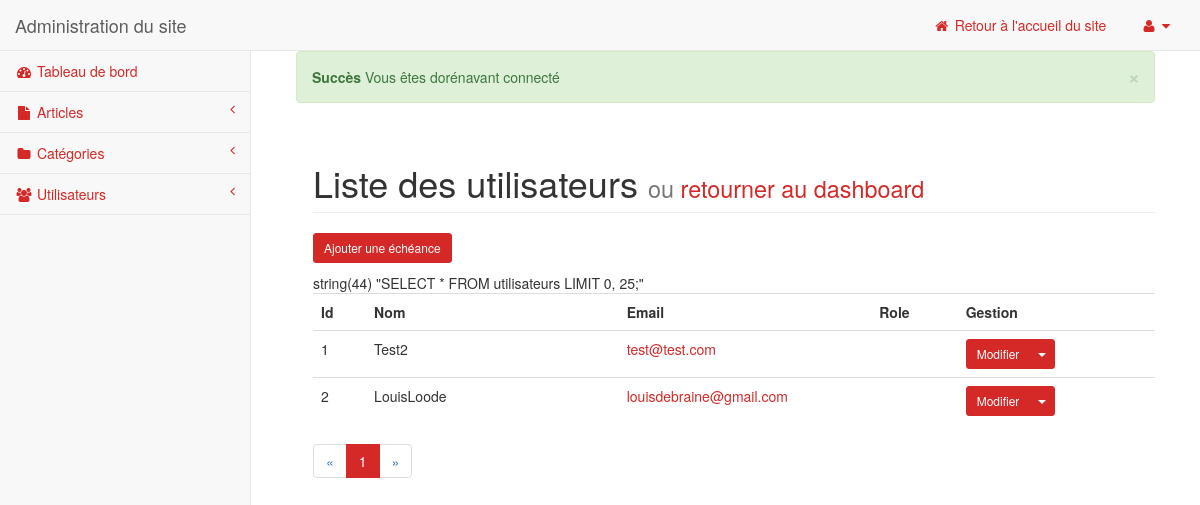
Page /admin/index.php?page=liste_users (signed in) on the committed database.
### tables this page shows
CREATE TABLE `utilisateurs` (
`id_user` int(11) unsigned NOT NULL,
  `nom_user` varchar(32) NOT NULL,
  `password` char(40) NOT NULL,
  `email` varchar(128) NOT NULL,
  `role` int(1) NOT NULL DEFAULT '1',
  `hash_validation` char(32) NOT NULL,
  `date_inscription` datetime NOT NULL,
  `avatar` varchar(128) NOT NULL DEFAULT '',
  `bio` text NOT NULL,
  `facebook` varchar(255) NOT NULL,
  `twitter` varchar(255) NOT NULL,
  `instagram` varchar(255) NOT NULL,
  `vimeo` varchar(255) NOT NULL,
  `tumblr` varchar(255) NOT NULL,
  `linkedin` varchar(255) NOT NULL,
  `soundcloud` varchar(255) NOT NULL,
  `youtube` varchar(255) NOT NULL
);

### inc/modeles/utilisateurs.php (called while the page is built, shortened)
<?php
function nbr_utilisateurs($where=''){
	$myRequete = 'SELECT COUNT(id_user) as NbrUsers FROM utilisateurs '.$where.';';
	$req = requete($myRequete);
	$data = mysqli_fetch_assoc($req);
        return $data['NbrUsers'];
}
function liste_utilisateurs($by='', $limit='10'){
	$utilisateurs = array();
	if(!empty($limit)) {
	    $limit = 'LIMIT '.$limit;
	}
	$ajoutRequete = $limit.';';
	$myRequete = 'SELECT * FROM utilisateurs
					'.$ajoutRequete;
	var_dump($myRequete);
	$req = requete($myRequete);
        while ($data = mysqli_fetch_assoc($req))
        {
                $utilisateurs[] = $data;
        }
        return $utilisateurs;
}
function display_utilisateur($id_user){
	$myRequete = 'SELECT *
						FROM utilisateurs
						WHERE id_user = '.$id_user.'';
	$req = requete($myRequete);
        while ($data = mysqli_fetch_assoc($req))
        {
                $infos[] = $data;
        }
        return $infos;
}
?>

### inc/fonctions.php (called while the page is built, shortened)
<?php
function requete($myRequete) {
	global $query_count, $myConnexion;
	return mysqli_query($myConnexion,$myRequete);
}
function get_list_page($page, $nb_page, $nb = 3){
    $list_page = array();
    for ($i=1; $i <= $nb_page; $i++){
        if (($i < $nb) OR ($i > $nb_page - $nb) OR (($i < $page + $nb) AND ($i > $page -$nb)))
            $list_page[] = $i;
        else{
            if ($i >= $nb AND $i <= $page - $nb)
                $i = $page - $nb;
            elseif ($i >= $page + $nb AND $i <= $nb_page - $nb)
                $i = $nb_page - $nb;
            $list_page[] = '...';
        }
    }
    return $list_page;
}
?>

### inc/init.php (called while the page is built, shortened)
<?php
	include(dirname(__FILE__).'/modeles/articles.php');
	include(dirname(__FILE__).'/modeles/utilisateurs.php');
	$verif_connect = (isset($_SESSION['id']) AND isset($_SESSION['pseudo']));
	if ($verif_connect){
		$infosUser = display_utilisateur($_SESSION['id']);
	}
?>

### admin/pages/liste_users.php (the view, shortened to what this page needs)
          <div class="row">
              <div class="col-lg-12">
                  <h1 class="page-header">Liste des utilisateurs <small>ou <a href="index.php?page=dashboard">retourner au dashboard</a></small></h1>
              </div>
              <div class="col-lg-12">
               <a href="index.php?page=ajout_article" class="btn btn-primary btn-sm pull-left">Ajouter une échéance</a><br /><br />
           </div>
              <div class="col-lg-12">
           <table class="table">
<tr>
<th>Id</th>
<th>Nom</th>
<th>Email</th>
<th>Role</th>
<th>Gestion</th>
</tr>
<?php
$page = (isset($_GET['p']) && ctype_digit($_GET['p']) ) ? $_GET['p'] : 1;
$nb_articles = nbr_utilisateurs();
$articles_pages = DONNEE_LIGNES;
$nb_page = ceil($nb_articles / $articles_pages);
$listePage = get_list_page($page, $nb_page);
$premiereEntree = ($page-1) * $articles_pages;
$infos_users = liste_utilisateurs('', $premiereEntree.', '.$articles_pages);
foreach($infos_users as $data)
{
?>
<tr class="<?php  ?>">
<td><?php echo $data['id_user']; ?></td>
<td style="width: 30%"><?php echo $data['nom_user']; ?></td>
<td style="width: 30%"><a href="index.php?page=ajout_article&modif=<?php echo $data['email']; ?>"><?php echo $data['email']; ?></a></td>
<td>
</td>
<td>
<div class="btn-group">
  <a href="index.php?page=ajout_article&modif=<?php echo $data['id_article']; ?>" class="btn btn-primary btn-sm">Modifier</a>
  <button type="button" class="btn btn-primary btn-sm dropdown-toggle" data-toggle="dropdown">
    <span class="caret"></span>
  </button>
</div>
  </td>
</tr>
<?php
}
?>
</table>
<ul class="pagination center-block">
<li><a href="#">«</a></li>
<?php
	foreach( $listePage as $num )
	{
	   if( $num == $page )
	      echo '<li class="active"><span>' . $num . '</span></li>';
	   elseif( $num == '...' )
	      echo '<li><a href="#" data-toggle="modal" data-target="#selectionPage"> ... </a></li>';
	   else
	      echo '<li><a href="' . $urlPagination['avant'] . $num . $urlPagination['apres'] . '">' . $num . '</a></li>';
	}
?>
<li><a href="#">»</a></li>
</ul>
              </div>
          </div>

### css/admin.css (style rules this page uses)
a { color: #d42927; }
.btn-primary { background-color: #d42927; border-color: #d42927; }
.pagination>.active>span { background-color: #d42927; border-color: #d42927; }

### rows in the picture
utilisateurs: id_user "1", nom_user "Test2", email "test@test.com"
utilisateurs: id_user "2", nom_user "LouisLoode", email "louisdebraine@gmail.com"

### other values in the picture
$data['TITRE'] "Succès"
$data['MESSAGE'] "Vous êtes dorénavant connecté"
$num "1"
